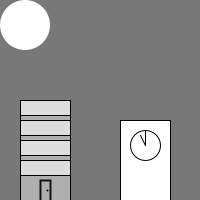
Frame 1 (no input)
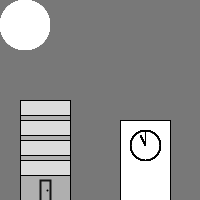
Frame 60 (the mouse pressed at the canvas centre just before this capture)
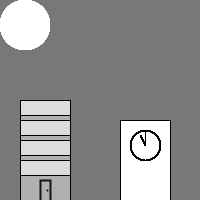
Frame 120 (the mouse held since frame 60 and released just before this capture)

The Processing sketch that drew these frames (run headless with seeded random() and noise(); from frame 60 on, the mouse is pressed at the canvas centre):

// Processing sketch: f17magd150lab01_Callan
// ── f17magd150lab01_Callan.pde
void setup(){
  background(120); //gave it a background
  size(200, 200);// required size is 128 by 128 pixels can be bigger
  
}

void draw() {
  stroke(0);//outlines everything
  strokeWeight(1);// so it doesn't mess up my other weights
  
  rect(120,120,50,100);// First rect, first building
  
  fill(175);//make the building a different color then the first
  rect(20,100,50,120);// second rect, second building
  noFill();//so it doesn't fill everything with this color

  ellipse(145,145,30,30);//clock
  
  noStroke();//so the moon doesn't get the outline
  fill(255);//full moon so its white
  ellipse(25,25,50,50);//this is the moon, its a full moon
  noFill();//so it doesn't fill everything else
  
  stroke(0);//brings the stroke back since I used noStroke
  point(145,145);//center of the clock
  
  line(145,145,140,135);//the moving hand on the clock
  
  line(145,145,145,130);//facing the 12 on a clock, should be saying its 11:00pm
  
  stroke(20);//for the door on the building
  strokeWeight(2);//so I can use stroke cap
  strokeCap(SQUARE);//now its a square door
  rect(40,180,10,200);//the door into one building
  noStroke();//so it doesnt mess up my other strokes
  
  stroke(0);//to color a the point
  strokeCap(ROUND);//to see the door knob
  point(47,190);//the door knob
  noStroke();//so nothing else uses this stroke
  
  stroke(0);//to be able to see the different floors
  strokeWeight(1);//if I dont have this it uses the other stroke weight
  fill(220);//to make it look like glass
  rect(20,160,50,15);//these are the different floors, and its glass
  rect(20,140,50,15);
  rect(20,120,50,15);
  rect(20,100,50,15);
  noFill();// so it doesn't mess with any other fills or anything
   
}
